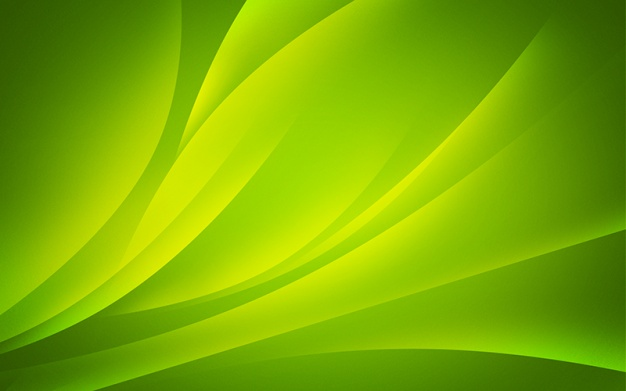
#> input picture 03_Implementacao/Dataset/Imgs/test_img.jpg, 626 x 391 px
$ python descriptors.py
#> lines starting #> are read from the running program, lines starting #| are printed output that depends on the picture; after the words box and inside, x2 and y2 are one past the last pixel; in counts of white or black regions, pixels touching at a corner belong together
#> further down, img is the input picture: shape (391, 626, 3); mean B, G, R 0.9, 174, 123.7
### 03_Implementacao/PythonAlgs/src/libs/calcCSD.py
# -*- coding: utf-8 -*-
"""
Created on Tue May 13 22:41:56 2014

@author: Pedro
"""

import numpy as np
import cv2

def findPart(n):
    return np.cumsum(1.0/n*np.ones(n-1))

def quantize(signal, partitions):
    indices = []
    for datum in signal:
        index = sum(~(partitions>=datum))
        indices.append(index)
    return np.array(indices)


def compCSD(img,colorNum):

#> called with colorNum = 64
    tab = {'256': np.array([(1,32),(4,8),(16,4),(16,4),(16,4)]),
           '128': np.array([(1,16),(4,4),(8,4),(8,4),(8,4)]),
            '64': np.array([(1,8),(4,4),(4,4),(8,2),(8,1)]),
            '32': np.array([(1,8),(4,4),(4,1),(4,1)])}

    csdQuantPart = np.array([6, 20, 60, 110])
    regionLevels = np.array([1, 25, 20, 35, 35, 140]);
    regionLevelsC = np.cumsum(regionLevels)
    csdHistQuant = np.array([0.000000001, 0.037, 0.08, 0.195, 0.32])

    #colorNum = 128
    tabP = np.concatenate((np.zeros(1),np.cumsum(np.prod(tab[str(colorNum)],axis=1))))

    heightI, widthI, channelsI = img.shape
#> heightI = 391; widthI = 626; channelsI = 3

    p = np.floor(np.log2(np.sqrt(heightI*widthI))-7.5)
#> p = 1
    if p:
        scale = np.power(2,p)
#> scale = 2
        imgS = cv2.resize(img,None,fx=1.0/scale,fy=1.0/scale)
    else:
        imgS = img

    heightS, widthS, channelsS = imgS.shape
#> heightS = 196; widthS = 313; channelsS = 3

    # RGB to HMMD conversion
    imgHSV = cv2.cvtColor(imgS,cv2.COLOR_BGR2HSV)
#> imgHSV: shape (196, 313, 3); mean H, S, V 39.3, 253.6, 174
    Hue_plane = imgHSV[:,:,0]
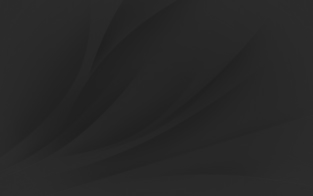
#> Hue_plane: shape (196, 313); min 32, max 46, mean 39.3

    Max_plane = cv2.max(imgS[:,:,0],cv2.max(imgS[:,:,1],imgS[:,:,2]))
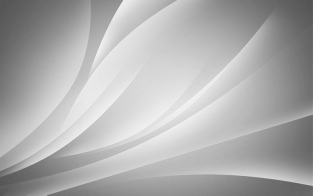
#> Max_plane: shape (196, 313); min 84, max 243, mean 174

    Min_plane = cv2.min(imgS[:,:,0],cv2.min(imgS[:,:,1],imgS[:,:,2]))
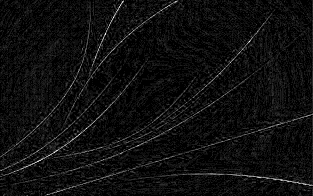
#> Min_plane: shape (196, 313); min 0, max 17, mean 0.964; drawn with min black and max white

    Diff_plane = Max_plane - Min_plane

    Sum_plane = (Max_plane.astype(float)+Min_plane)/2.0
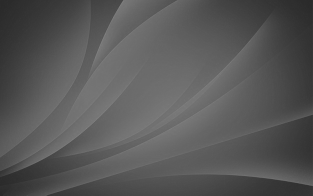
#> Sum_plane: shape (196, 313) float64; min 42, max 127, mean 87.5

    D_quant = quantize(Diff_plane.ravel(),csdQuantPart)
#> the loop in quantize, `for datum in signal:` made 61348 passes
#> (datum, index) on passes 1 to 3: (83, 3), (83, 3), (83, 3)
#> after the loop in quantize, `for datum in signal:`: indices = 61348 items
    H_plane_R = Hue_plane.ravel()
    S_plane_R = Sum_plane.ravel()
    H_quant = np.zeros(H_plane_R.shape)
    S_quant = np.zeros(S_plane_R.shape)
    for q in range(5):
        ind = np.nonzero(D_quant==q)
        H_part = findPart(tab[str(colorNum)][q,0])*255
        H_quant[ind] = quantize(H_plane_R[ind],H_part)
        S_part = findPart(tab[str(colorNum)][q,1])*255
        S_quant[ind] = quantize(S_plane_R[ind],S_part)

    C = tabP[D_quant] + H_quant*tab[str(colorNum)][D_quant,1] + S_quant;
    imgC = np.uint8(C.reshape(heightS,widthS))
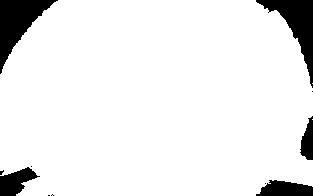
#> imgC: shape (196, 313); values 42 (black) and 57 (white), 91.6% white; 11 black regions (6 under 20 px), largest, box (x1, y1, x2, y2) and area: (0, 0, 58, 74) 1766, (256, 0, 313, 88) 1641, (256, 180, 313, 196) 674, (0, 167, 40, 196) 651, (300, 116, 313, 160) 381

    CSD_hist = np.zeros(colorNum)
    for i in range(heightS-8):
        for j in range(widthS-8):
            bins = np.unique(imgC[i:i+8,j:j+8])
            CSD_hist[bins]=CSD_hist[bins]+1
#> after the loop, CSD_hist = 64 values, max 55198 at index 57, min 0 at index 0, mean 945.4

    CSD_hist = CSD_hist/np.sum(CSD_hist)
#> CSD_hist = 64 values, max 0.912 at index 57, min 0 at index 0, mean 0.0156
    #print CSD_hist

    CSD_hist_quant = np.zeros(colorNum)
    CSD_hist_aux = quantize(CSD_hist,csdHistQuant)
#> CSD_hist_aux = 64 values, max 5 at index 57, min 0 at index 0, mean 0.125
    for q in np.arange(1,5):
        indQ = np.nonzero(CSD_hist_aux==q)
        if indQ:
            quantQ = np.cumsum((csdHistQuant[q]-csdHistQuant[q-1])/regionLevels[q]*np.ones(regionLevels[q]-1))+csdHistQuant[q-1]
            CSD_hist_quant[indQ] = quantize(CSD_hist[indQ],quantQ) + regionLevelsC[q-1]
#> this loop made 4 passes
#> indQ on passes 1 to 4: (empty array,), (empty array,), ([42],), (empty array,)
#> after the loop, CSD_hist_quant = 64 values, max 48 at index 42, min 0 at index 0, mean 0.75
    return CSD_hist_quant

### 03_Implementacao/PythonAlgs/src/tests/descriptors.py
import cv2
from libs.calcCSD import compCSD

img = cv2.imread("../../../Dataset/Imgs/test_img.jpg")
csd = compCSD(img, 64)
#> csd has the same summary as CSD_hist_quant in compCSD
